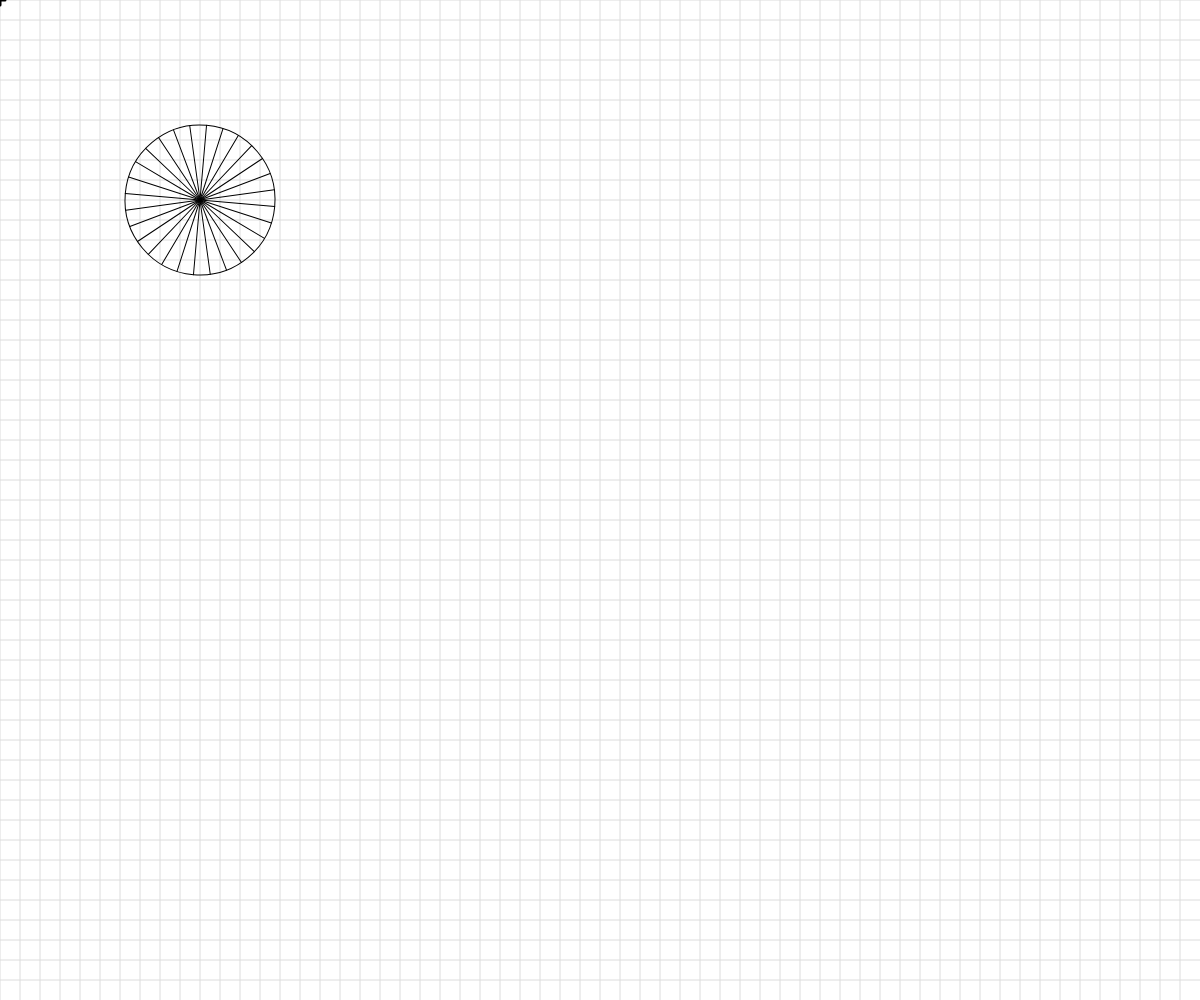
Frame 1 (no input)
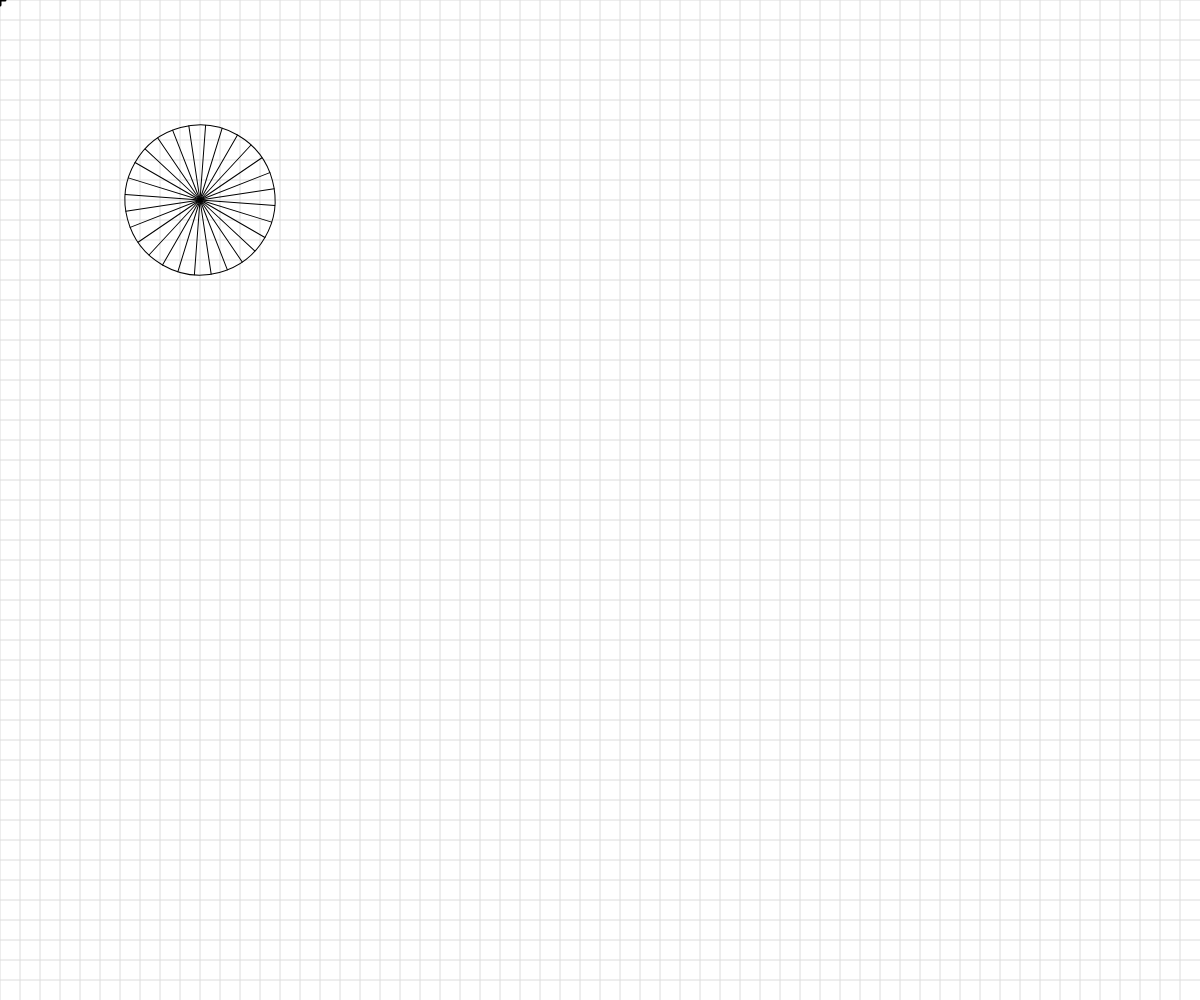
Frame 60 (no input)
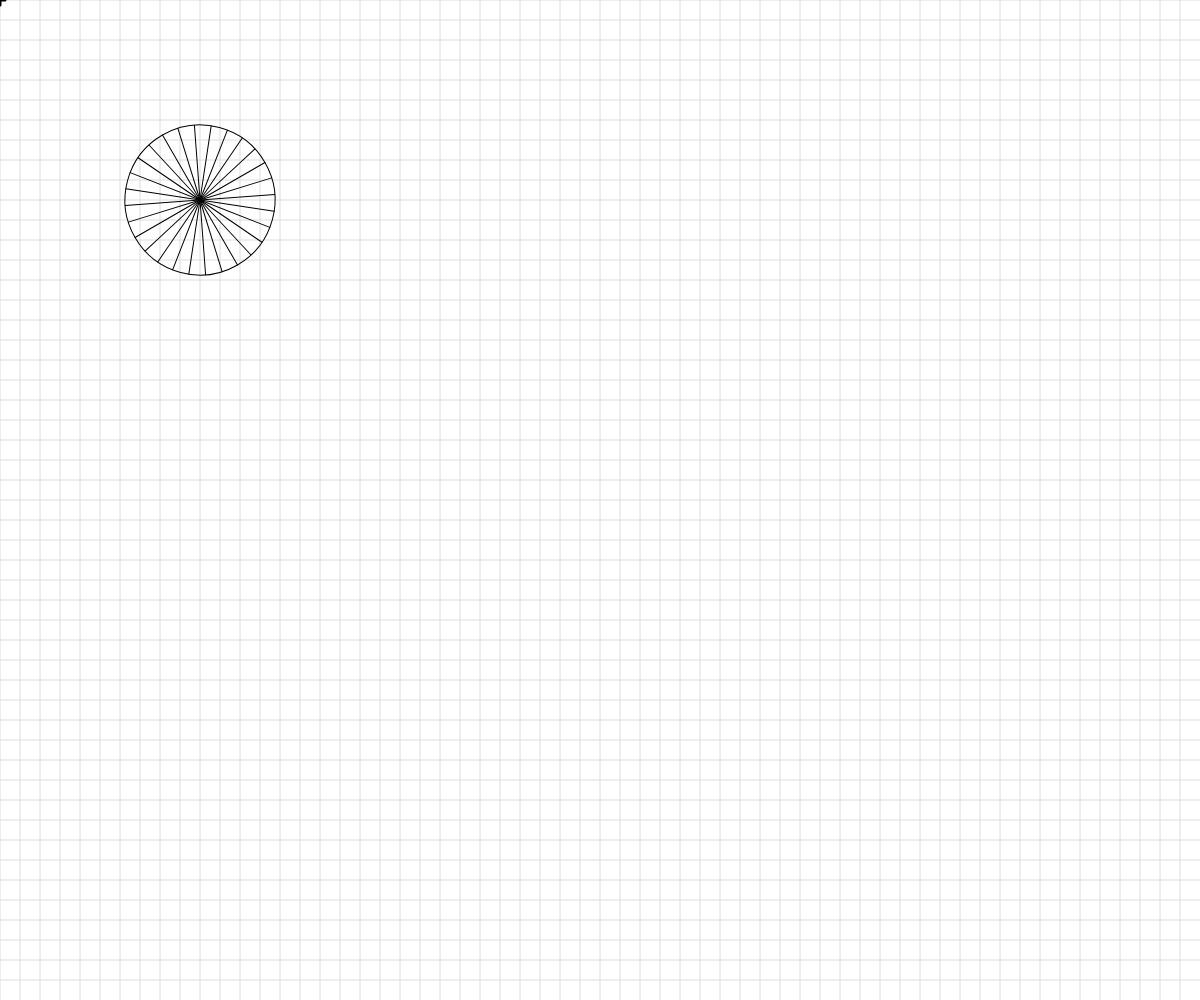
Frame 120 (the mouse pressed at the canvas centre since frame 60)

The p5.js sketch that drew these frames (run headless with seeded random() and noise() and a simulated clock; from frame 60 on, the mouse is pressed at the canvas centre):

// p5.js sketch
// ── sketch.js
// Basic Transformations Sandbox


let originalSpacing = 20;
let rotationValue =0


function setup() {
  createCanvas(windowWidth, windowHeight);
}

function draw() {
  background(255);
  drawBasicGrid(220);

  //transformation one: TRANSLATION
  // push();
  // translate(120, 120);
  // drawBasicGrid(180);
  // rectangleRed(0,0);
  // pop();

  // rectangleBlue(0,0);
 

  //add push()  pop()




  //transformation two: SCALE
  // push();
  // rectMode(CORNER);
  // rectangleRed(40,0)
  // //Scale factors:
  // // 1→ no change <1 → smaller >1 → larger

  // translate(100, 100);
  // let scaleAmount = 2.5
  // scaleAmount = map(mouseX,0,width,0,4);
  // scale(scaleAmount);  // always from 0,0
  // drawBasicGrid(180);
  // rectangleBlue(0,0);
  
  // pop();
  
  


  //transformation three: ROTATION
  //reminder: rotations are measured in radians, not degrees! Functions can help with the conversion...
  // angleMode(DEGREES);
  // push();
  // rectangleRed(20,20);

  // translate(120, 120);
  // rotate(frameCount*frameCount);
  // drawBasicGrid(180);

  // face(120, 120);

  // pop();
 


  //Combinations of Transformations
  // push();
  // scale(5);
  // rotate(45);
  // translate(100, 100);
  // face(0,0);
  // pop()

  // individual challlenge
  angleMode(DEGREES);
  let lines = 28;
  
  rotationValue += 5


  push();
  
  noFill()
  translate(200,200);
  rotate(rotationValue)
  circle(0,0,150);
  for ( let i = 0; i<lines; i++){
    line(0,0,75,0)
    rotate(360/lines)
  }
  pop();

  

}


function face(x, y) {
  //draw a face at x,y
  push();
  translate(x,y);
  ellipseMode(CENTER);
  fill(200,200,0);
  stroke(0);
  ellipse(0,0,80,80);
  fill(90, 140, 30, 220);
  triangle(-20, 20, 20, 20, 0, 30);
  fill(0);
  ellipse(-25,0,10,10);
  ellipse(25,0,10,10);
  strokeWeight(5);
  line(-30,-10,30,-10);
  strokeWeight(1);
  pop();

}

function rectangleRed(x, y) {
  //draw a red rectangle at x,y (sized 50 pixels square) - to visualize what happens to the coordinate system
  //when different basic transformations are applied.
  noStroke();
  fill(255, 0, 0, 150);
  rect(x, y, 50, 50);

}

function rectangleBlue(x, y) {
  //draw a red rectangle at x,y (sized 50 pixels square) - to visualize what happens to the coordinate system
  //when different basic transformations are applied.
  noStroke();
  fill(0, 0, 255, 150);
  rect(x, y, 50, 50);

}

function drawBasicGrid(shade) {
  //draw the normal cartesian Coordinate Grid, in a light color. Spaced at 20 px by default
  stroke(shade);
  for (let x = 0; x < width; x += 20) {
    line(x, 0, x, height);
  }
  for (let y = 0; y < height; y += 20) {
    line(0, y, width, y);
  }

  //Draw "X" at the origin
  strokeWeight(3);
  stroke(0);
  line(-5,0,5,0);
  line(0,5,0,-5);
  strokeWeight(1);
}
